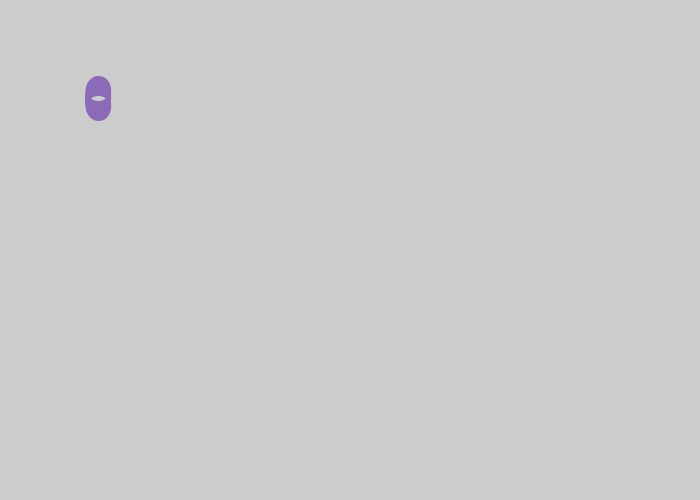
Frame 1 (no input)
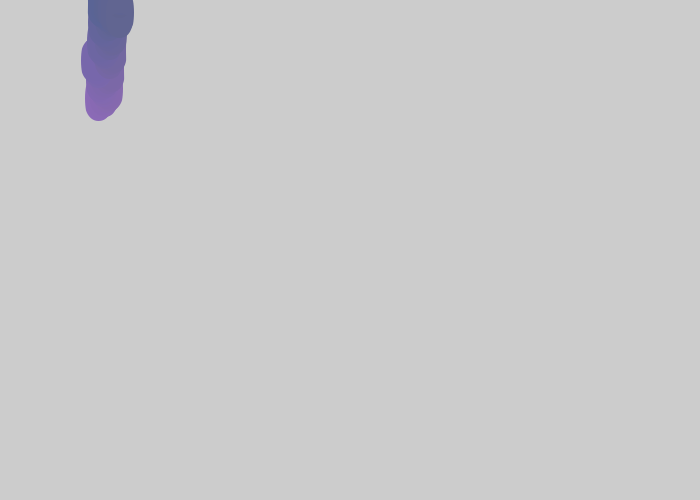
Frame 60 (the mouse pressed at the canvas centre just before this capture)
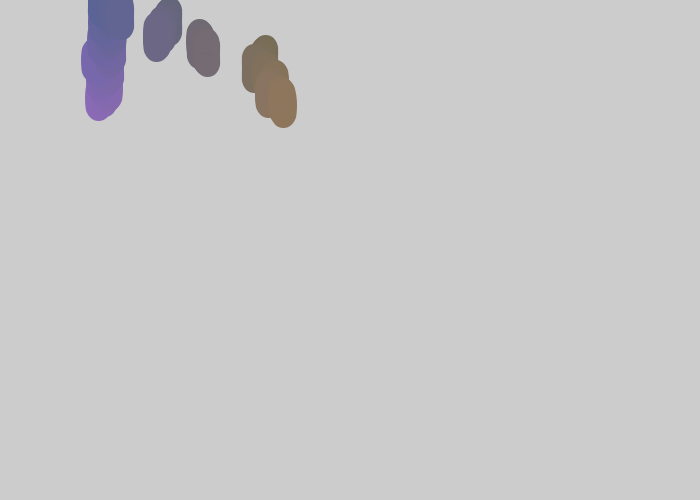
Frame 120 (the mouse held since frame 60 and released just before this capture)

The Processing sketch that drew these frames (run headless with seeded random() and noise(); from frame 60 on, the mouse is pressed at the canvas centre):

// Processing sketch: processing_43743
// ── processing_43743.pde

float x = 100;
float y = 100;
float xspeed = 1;
float yspeed = 2;
float r = 32+.2*y;
    
void setup() {
  size (700 ,500);
  frameRate(30);
}
     
void draw(){
      
  x = x + .01*xspeed+(.001*y)-(HALF_PI/(cos(y)));
  y = y + .01-yspeed+(.001*x)+(.1*(cos(x)));
      
  if ((x > width) || (x < 01 )) {
    xspeed = -xspeed;
  }
    
xspeed = Y*xspeed;
        
    if (( y > height) || (y < 1)) {
      yspeed = - yspeed ;
    }
        
    strokeWeight(25);
    stroke(90+y/2,100+x/2*(y/799),200-(x*.5)+(y*.33));
    noFill();
    //fill(20*r+(y+2), x*1, y*1);
    ellipse (x,y,1 , 20);
        
}
       
       
   
void keyPressed() {
  save("japey.tiff");
}
 


                
